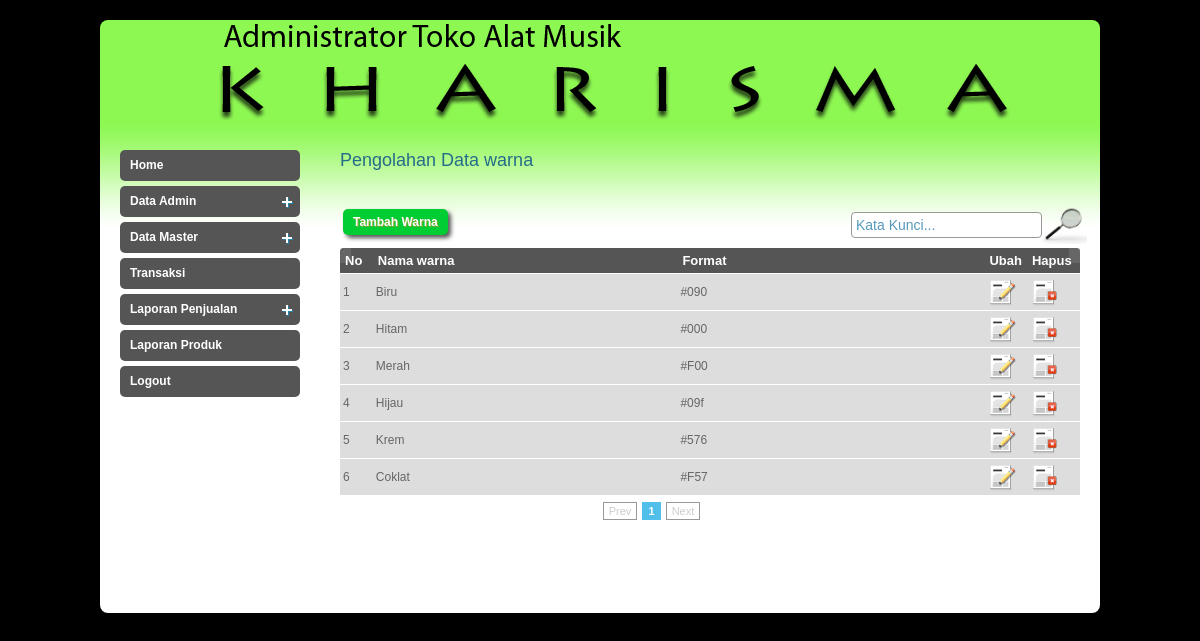
The page /admin/index.php?page=warna (signed in) on the database its author committed.
### tables this page shows
CREATE TABLE `t_warna` (
  `id_warna` int(11) NOT NULL auto_increment,
  `nama_warna` varchar(50) NOT NULL,
  `format_warna` varchar(10) default NULL,
  PRIMARY KEY  (`id_warna`)
);

### admin/inc/warna.php (the view, shortened to what this page needs)
<h2>Pengolahan Data warna</h2>
		<?php
if(isset($_GET['act'])){
	if($_GET['act'] == 'add'){
	?>
    <form action="" method="post" id="registrationform">
        <table>
        	<tr>
            	<td><label for="warna">Nama warna :</label></td>
            	<td><input type="text" name="warna" id="warna" size="49" maxlength="128" class="inputan"/></td>
            </tr>
        	<tr>
            	<td><label for="format">Format warna :</label></td>
            	<td><input type="text" name="format" id="format" class="inputan"/></td>
            </tr>
        	<tr>
            	<td colspan="2" align="center">
                <input type="submit" name="save" value="Simpan" class="buton"/>
                <input type="reset" name="reset" value="Batal" onClick="window.location = '?page=warna';" class="buton"/></td>
            </tr>
        </table>
	</form>
    <?php
	}
	elseif($_GET['act'] == 'edit'){
	$id_warna = addslashes($_GET['idu']);
	$qwarna = mysql_query("SELECT * FROM t_warna WHERE id_warna = '$id_warna'");
	$dwarna = mysql_fetch_array($qwarna);
	?>
    <form action="" method="post" onSubmit="return conf();" id="registrationform">
        <table>
        	<tr>
            	<td><label for="warna">Nama warna :</label></td>
            	<td>
                <input type="hidden" name="id_warna" value="<?php echo $dwarna['id_warna']; ?>" />
                <input type="text" name="warna" id="warna" size="49" maxlength="128" value="<?php echo $dwarna['nama_warna']; ?>" class="inputan"/>
                </td>
            </tr>
        	<tr>
            	<td><label for="format">Format warna :</label></td>
            	<td><input  type="text" name="format" id="format" value="<?php echo $dwarna['format_warna']; ?>" class="inputan"/></td>
            </tr>
        	<tr>
            	<td colspan="2" align="center">
                <input type="submit" name="update" value="Ubah" class="buton"/>
                <input type="reset" name="reset" value="Batal" onClick="window.location = '?page=warna';" class="buton"/></td>
            </tr>
        </table>
	</form>
    <?php
	}
}
else
{
$batas   = 10;
if(empty($halaman)){
	$posisi  = 0;
	$halaman = 1;
}
else{
	$posisi = ($halaman-1) * $batas;
}
?>
	<table width="100%" style=" margin-top:10px;">
    <tr>
    <td align="right">
	<a href="?page=warna&act=add" class="buton">Tambah Warna</a>
    </td>
    <td align="right" width="70%">
    <form method="post" action="">
    	<input type="text" name="textcari" class="newsletter_input" value="<?php if(isset($_POST['textcari'])){ echo $_POST['textcari']; } else { echo "Kata Kunci..."; }?>" onBlur="if(this.value=='') this.value='Kata Kunci...';" onFocus="if(this.value=='Kata Kunci...') this.value='';" /><input type="image" src="images/search.png" width="45" name="cari" style="margin-bottom:-14px;" title="Cari"/>
    </form>
    </td></tr>
    </table>
    <?php
	if(isset($_POST['textcari'])){
		$sqlquery = "AND nama_warna LIKE '%$_POST[textcari]%'";
	}
	else{
		$sqlquery = "";
	}
?>
<table width="592" id="rounded-corner">
    <thead>
    	<tr>
        	<th width="51" class="rounded-company" scope="col">No</th>
            <th width="444" class="rounded" scope="col">Nama warna</th>
            <th width="444" class="rounded" scope="col">Format</th>
            <th width="32" class="rounded" scope="col">Ubah</th>
            <th width="45" class="rounded-q4" scope="col">Hapus</th>
        </tr>
    </thead>
    <tbody>
    	<?php
		$qwarna = mysql_query("SELECT * FROM t_warna
								WHERE 1
								$sqlquery
								LIMIT $posisi,$batas");
		$kolom=1;
		$i=0;
		$no = $posisi+1;
		while($dwarna = mysql_fetch_array($qwarna)){
			if ($i >= $kolom){
				echo "<tr class='row$dwarna[id_warna]'>";
			}
		?>
        	<td><?php echo $no; ?></td>
            <td><?php echo $dwarna['nama_warna']; ?></td>
            <td><?php echo $dwarna['format_warna']; ?></td>
            <td><a href="?page=warna&act=edit&idu=<?php echo $dwarna['id_warna']; ?>"><img src="images/user_edit.png" alt="" title="" border="0" /></a></td>
            <td width="45">
            	<a href="<?php echo $dwarna['id_warna']; ?>" id="warna" class="ask">
                	<img src="images/trash.png" alt="" title="" border="0" />
                </a>
            </td>
        <?php
		$i++;
		$no++;
			if($i >= $kolom){
				echo "</tr>";
			}
		}
		?>
    </tbody>
</table>
	<div class="pagination">
	<?php
	$tampil2 = mysql_query("SELECT * FROM t_warna WHERE 1 $sqlquery");
	$jmldata = mysql_num_rows($tampil2);
	$jmlhal  = ceil($jmldata/$batas);
	echo "<div class=paging>";
	if($halaman > 1){
		$prev=$halaman-1;
		echo "<span class=prevnext><a href='$_SERVER[PHP_SELF]?page=warna&halaman=$prev'>Prev</a></span> ";
	}
	else{
		echo "<span class=disabled>Prev</span> ";
	}
	$angka=($halaman > 3 ? " ... " : " ");
	for($i=$halaman-2;$i<$halaman;$i++)
	{
	  if ($i < 1)
		  continue;
	  $angka .= "<a href='$_SERVER[PHP_SELF]?page=warna&halaman=$i'>$i</a> ";
	}
	$angka .= "<span class=current>$halaman</span> ";
	for($i=$halaman+1;$i<($halaman+3);$i++)
	{
	  if ($i > $jmlhal)
		  break;
	  $angka .= "<a href='$_SERVER[PHP_SELF]?page=warna&halaman=$i'>$i</a> ";
	}
	$angka .= ($halaman+2<$jmlhal ? " ...
			  <a href='$_SERVER[PHP_SELF]?page=warna&halaman=$jmlhal'>$jmlhal</a> " : " ");
	echo "$angka ";
	if($halaman < $jmlhal){
		$next=$halaman+1;
		echo "<span class=prevnext><a href='$_SERVER[PHP_SELF]?page=warna&halaman=$next'>Next</a></span>";
	}
	else{
		echo "<span class=disabled>Next</span>";
	}
	echo "</div>";
}
	?>
     <h2>&nbsp;</h2>
</body>
</html>

### admin/style.css (style rules this page uses)
body { background:#000; font-family:Arial, Helvetica, sans-serif; padding:0; font-size:12px; margin-top:20px; color: #0e4354; }
a { color:#256c89; }
h2 { font-size:18px; color:#256c89; font-weight:normal; padding:0px 0 15px 0; margin:0px; clear:both; }
#rounded-corner { margin:0px; width:740px; text-align: left; border-collapse: collapse; }
#rounded-corner thead th.rounded-company { width:26px; background: #555555 url('images/left.jpg') left top no-repeat; }
#rounded-corner thead th.rounded-q4 { background: #555555 url('images/right.jpg') right top no-repeat; }
#rounded-corner th { padding: 5px; font-weight: bold; font-size: 13px; color: #FFF; background: #555; }
#rounded-corner td { padding: 3px; background:#ddd; border-top: 1px solid #fff; color: #666; }
div.pagination { width:625px; clear:both; padding:10px 0 10px 0; margin:0px; text-align:center; float:left; clear:both; font-size:11px; }
div.pagination span.current { padding: 2px 5px 2px 5px; margin-right: 2px; border: 1px solid #52bfea; font-weight: bold; background-color: #52bfea; color: #FFF; }
div.pagination span.disabled { padding: 2px 5px 2px 5px; margin-right: 2px; border: 1px solid #999; color: #ccc; }
.buton { display:block; float:left; margin:10px 5px 10px 0px; line-height:26px; font-weight:bold; text-decoration:none; color:#FFFFFF; text-shadow:1px 1px #8fa42b; width:auto;height:26px; padding:0 10px 0 10px; background:#0C3; -moz-border-radius: 5px; -webkit-border-radius: 5px; -moz-box-shadow:3px 3px 4px #555; -webkit-box-shadow: 3px 3px 4px #555; }
input[type=text],input[type=password], select, textarea { -moz-border-radius:4px; -webkit-border-radius:4px; border:1px solid #999; font-size:14px; color:#5599bb; padding:4px; }

### rows shown on the page
t_warna: nama_warna "Biru", format_warna "#090"
t_warna: nama_warna "Hitam", format_warna "#000"
t_warna: nama_warna "Merah", format_warna "#F00"
t_warna: nama_warna "Hijau", format_warna "#09f"
t_warna: nama_warna "Krem", format_warna "#576"
t_warna: nama_warna "Coklat", format_warna "#F57"

### other values the page prints
$halaman "1"
